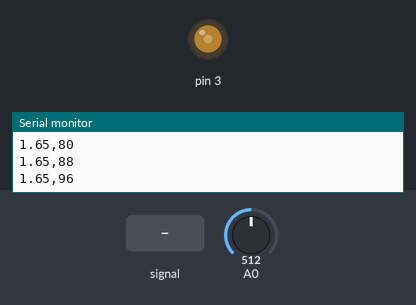
Bench run of a program on a simulated Arduino Pro Mini, built with avr-gcc and run on an emulated ATmega328P. On the bench: output pins drawn as LEDs (lit = HIGH), the last lines printed to the serial monitor. The test bench sets the inputs (shaded band); at power-on: A0 = 512.

Above: at 0.16 s.
1.3 s: A0 set to 306
At 1.68 s:
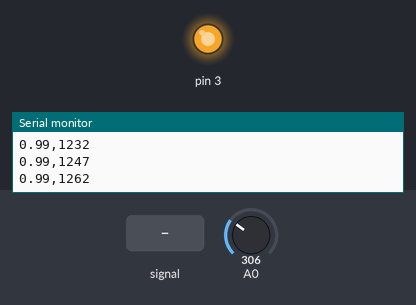
4.3 s: A0 fed a 200 Hz sine of ±81 counts around its level
At 6.57 s:
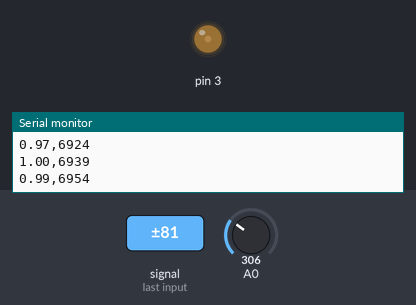
7.3 s: A0 fed a 1000 Hz sine of ±255 counts around its level
10.3 s: A0 set to 122
At 11.16 s:
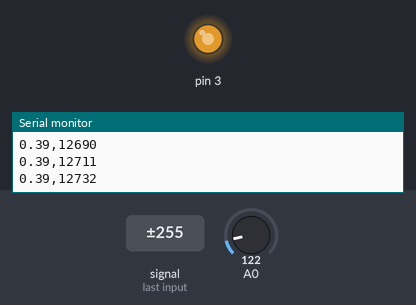
Timing chart, 0 to 14.3 s (numbered marks = the images above; inputs shaded):
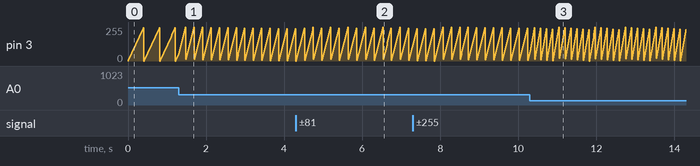

The program:

main.cpp
```cpp
#include <Arduino.h>

// PIDのゲイン設定
#define Kp      10.0
#define Ki      0.0
#define Kd      0.0
#define setval  2.5

unsigned long preTime;
float P, I, D, preP;
int pwm = 0;

void setup() {
  Serial.begin(115200);
  preTime = millis();
  P = I = D = 0.0;
}

void loop() {

  // A0からデータ取得
  float vol = 0.0;
  for (int i = 0; i < 100; i++) {
    vol += analogRead(0);
  }
  vol = 3.3 * (vol / 100) / 1023;

  unsigned long now = millis();
  float dt = (now - preTime) / 1000.00;
  preTime = now;

  // PID計算
  P  = setval - vol;
  I += P * dt;
  D  = (P - preP) / dt;
  preP = P;
  pwm += Kp * P + Ki * I + Kd * D;

  // 出力
  analogWrite(3, pwm);

  Serial.print(vol);  Serial.print(",");
  Serial.print(pwm);
  Serial.println("");
}
```

Measured:
- by itself, pin 3: ramps from 0/255 to 255/255 and jumps back, once every 0.15 s
